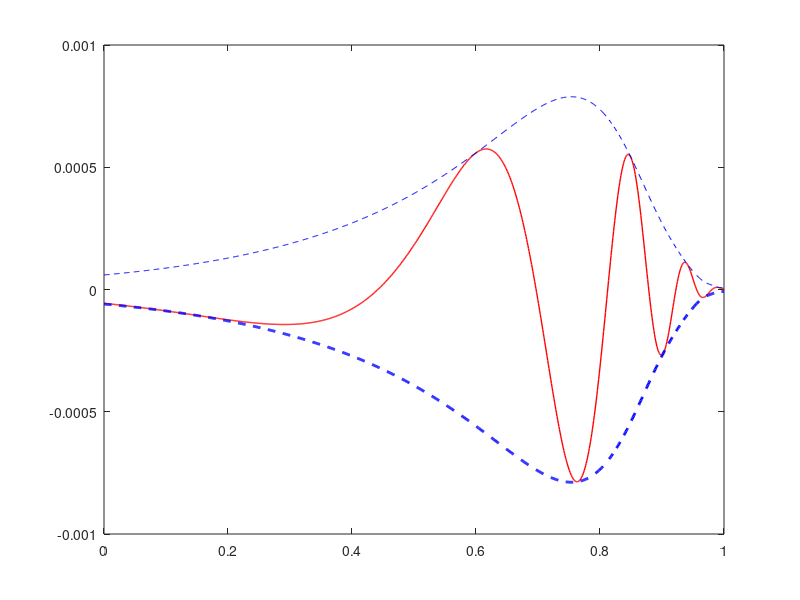
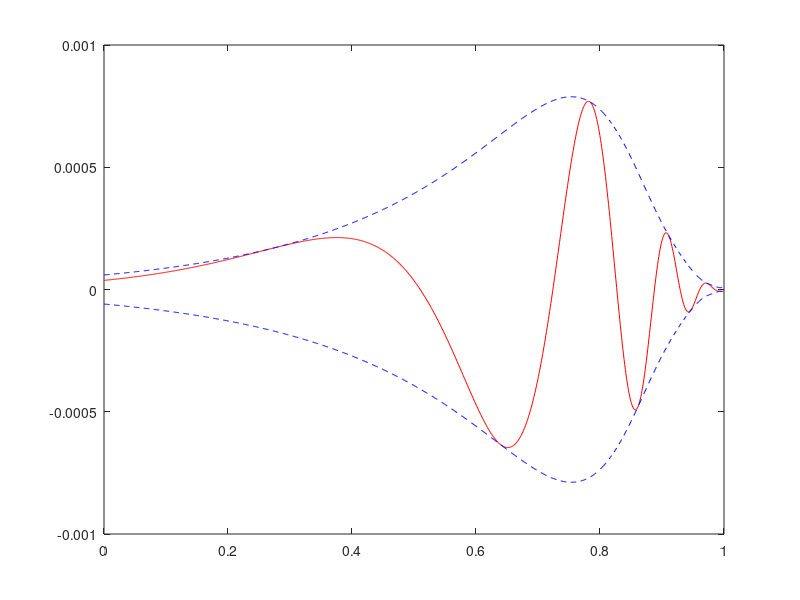

Recreate these plots in MATLAB, in order.
clear all
close all
clc

num = 1000;
L = 3.5;   % Units of cm
l = 0.35;
lam = 1.5;
x = linspace(0,1,num);
k = (1e7)*exp(-lam*x*L);   % don't forget that x is scaled by L
mass = 0.05;
r = 3000*exp(-lam*x*L);
w = 800;
Z = 1i*w*mass + r + k/(1i*w);
W = Z/(1i*w*L);
sigma = l/L;


% Initialise
N =150;
alpha = zeros(N+1);
f = zeros(N+1,1);
A = zeros(N+1,1);

% get matrix coefficients
for n=0:N
    nn = n+1;
    for m = 0:N
        mm = m+1;
        alpha(mm,nn) = 2*cosh(n*pi*sigma)*trapz(x,cos(n*pi*x).*cos(m*pi*x)./W);
        f(mm) = -trapz(x,x.*(2-x).*cos(m*pi*x)./W);
    end
    alpha(nn,nn) = alpha(nn,nn) + n*pi*sinh(n*pi*sigma)/2;
end
f(1) = f(1) - sigma;

% solve linear equations for Fourier coefficients
A  = alpha\f;

% construct phi on y=0
y = 0.0;   % evaluate eta on the membrane
phi = x.*(1-x/2) - sigma*y.*(1-y/(2*sigma));
for n=0:N
    phi = phi + A(n+1)*cosh(n*pi*(sigma-y))*cos(n*pi*x);
end

Fhat = 1;   % driving force
phi = phi/(1i*w*L*Fhat);
eta = 2*phi./W;

figure(2)
plot(x,eta,'r','LineWidth',1)
hold on
plot(x,abs(eta),'--b',x,-abs(eta)','--b','LineWidth',2)


% animate the wave, just for funsies
N = 200;
times = linspace(0,10/w,N);
figure(3)
for i=1:N
    etawave = eta*exp(1i*w*times(i));
    plot(x,etawave,'r',x,abs(etawave),'--b',x,-abs(etawave),'--b')
    drawnow
    pause(0.02)
end


%igorout = [x' real(eta/max(eta))' abs(eta/max(eta))' -abs(eta/max(eta))'];
%writematrix(igorout,'igor_800.dat')
